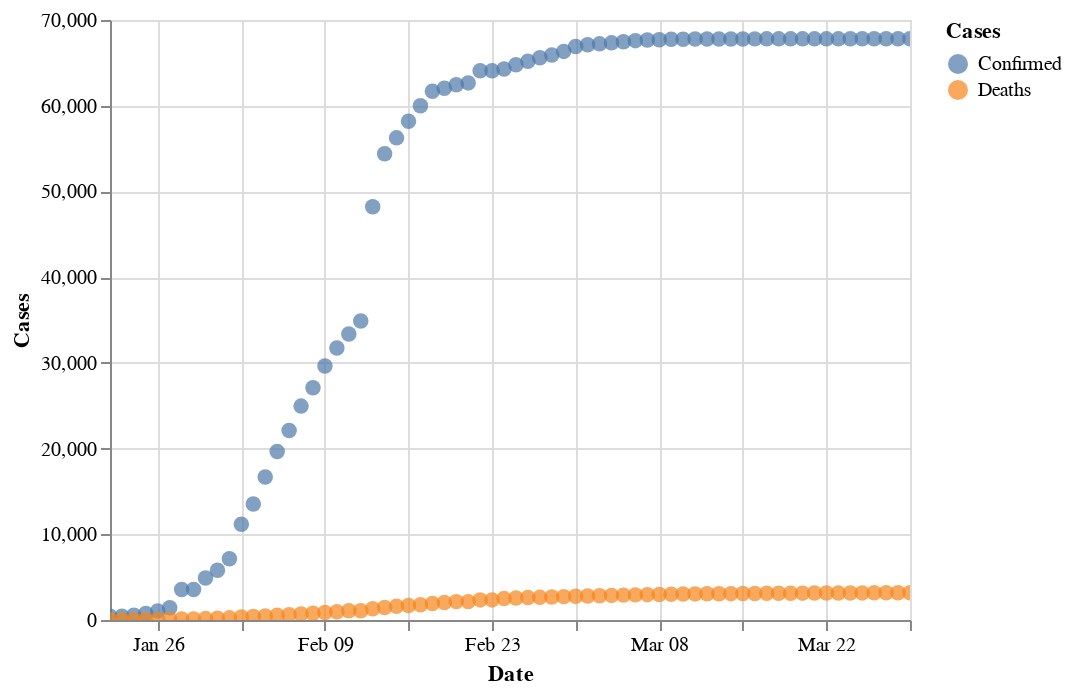

Write notebook code for a chart like this one.
### Code cell
altair_plot_for_confirmed_and_deaths(df_grouped_hubei).interactive()

### Figure 1 — Vega-Lite specification as saved in the notebook (floating-point values rounded to 4 significant figures)
{"config": {"view": {"continuousWidth": 400, "continuousHeight": 300}}, "layer": [{"mark": {"type": "circle", "size": 60}, "encoding": {"color": {"type": "nominal", "field": "confirmed_marker", "title": "Cases"}, "x": {"type": "temporal", "axis": {"title": "Date"}, "field": "date"}, "y": {"type": "quantitative", "axis": {"title": "Cases"}, "field": "confirmed", "title": "Confirmed"}}, "selection": {"selector004": {"type": "interval", "bind": "scales", "encodings": ["x", "y"]}}}, {"mark": {"type": "circle", "size": 60}, "encoding": {"color": {"type": "nominal", "field": "deaths_marker"}, "x": {"type": "temporal", "field": "date"}, "y": {"type": "quantitative", "field": "deaths"}}}], "data": {"name": "data-1d6b42d9960fffb5316ebda040d6a652"}, "$schema": "https://vega.github.io/schema/vega-lite/v4.0.2.json", "datasets": {"data-1d6b42d9960fffb5316ebda040d6a652": [{"date": "2020-01-22T00:00:00", "confirmed": 444, "deaths": 17, "recovered": 28, "confirmed_marker": "Confirmed", "deaths_marker": "Deaths"}, {"date": "2020-01-23T00:00:00", "confirmed": 444, "deaths": 17, "recovered": 28, "confirmed_marker": "Confirmed", "deaths_marker": "Deaths"}, {"date": "2020-01-24T00:00:00", "confirmed": 549, "deaths": 24, "recovered": 31, "confirmed_marker": "Confirmed", "deaths_marker": "Deaths"}, {"date": "2020-01-25T00:00:00", "confirmed": 761, "deaths": 40, "recovered": 32, "confirmed_marker": "Confirmed", "deaths_marker": "Deaths"}, {"date": "2020-01-26T00:00:00", "confirmed": 1058, "deaths": 52, "recovered": 42, "confirmed_marker": "Confirmed", "deaths_marker": "Deaths"}, {"date": "2020-01-27T00:00:00", "confirmed": 1423, "deaths": 76, "recovered": 45, "confirmed_marker": "Confirmed", "deaths_marker": "Deaths"}, {"date": "2020-01-28T00:00:00", "confirmed": 3554, "deaths": 125, "recovered": 80, "confirmed_marker": "Confirmed", "deaths_marker": "Deaths"}, {"date": "2020-01-29T00:00:00", "confirmed": 3554, "deaths": 125, "recovered": 88, "confirmed_marker": "Confirmed", "deaths_marker": "Deaths"}, {"date": "2020-01-30T00:00:00", "confirmed": 4903, "deaths": 162, "recovered": 90, "confirmed_marker": "Confirmed", "deaths_marker": "Deaths"}, {"date": "2020-01-31T00:00:00", "confirmed": 5806, "deaths": 204, "recovered": 141, "confirmed_marker": "Confirmed", "deaths_marker": "Deaths"}, {"date": "2020-02-01T00:00:00", "confirmed": 7153, "deaths": 249, "recovered": 168, "confirmed_marker": "Confirmed", "deaths_marker": "Deaths"}, {"date": "2020-02-02T00:00:00", "confirmed": 11177, "deaths": 350, "recovered": 295, "confirmed_marker": "Confirmed", "deaths_marker": "Deaths"}, {"date": "2020-02-03T00:00:00", "confirmed": 13522, "deaths": 414, "recovered": 386, "confirmed_marker": "Confirmed", "deaths_marker": "Deaths"}, {"date": "2020-02-04T00:00:00", "confirmed": 16678, "deaths": 479, "recovered": 522, "confirmed_marker": "Confirmed", "deaths_marker": "Deaths"}, {"date": "2020-02-05T00:00:00", "confirmed": 19665, "deaths": 549, "recovered": 633, "confirmed_marker": "Confirmed", "deaths_marker": "Deaths"}, {"date": "2020-02-06T00:00:00", "confirmed": 22112, "deaths": 618, "recovered": 817, "confirmed_marker": "Confirmed", "deaths_marker": "Deaths"}, {"date": "2020-02-07T00:00:00", "confirmed": 24953, "deaths": 699, "recovered": 1115, "confirmed_marker": "Confirmed", "deaths_marker": "Deaths"}, {"date": "2020-02-08T00:00:00", "confirmed": 27100, "deaths": 780, "recovered": 1439, "confirmed_marker": "Confirmed", "deaths_marker": "Deaths"}, {"date": "2020-02-09T00:00:00", "confirmed": 29631, "deaths": 871, "recovered": 1795, "confirmed_marker": "Confirmed", "deaths_marker": "Deaths"}, {"date": "2020-02-10T00:00:00", "confirmed": 31728, "deaths": 974, "recovered": 2222, "confirmed_marker": "Confirmed", "deaths_marker": "Deaths"}, {"date": "2020-02-11T00:00:00", "confirmed": 33366, "deaths": 1068, "recovered": 2639, "confirmed_marker": "Confirmed", "deaths_marker": "Deaths"}, {"date": "2020-02-12T00:00:00", "confirmed": 34874, "deaths": 1068, "recovered": 2686, "confirmed_marker": "Confirmed", "deaths_marker": "Deaths"}, {"date": "2020-02-13T00:00:00", "confirmed": 48206, "deaths": 1310, "recovered": 3459, "confirmed_marker": "Confirmed", "deaths_marker": "Deaths"}, {"date": "2020-02-14T00:00:00", "confirmed": 54406, "deaths": 1457, "recovered": 4774, "confirmed_marker": "Confirmed", "deaths_marker": "Deaths"}, {"date": "2020-02-15T00:00:00", "confirmed": 56249, "deaths": 1596, "recovered": 5623, "confirmed_marker": "Confirmed", "deaths_marker": "Deaths"}, {"date": "2020-02-16T00:00:00", "confirmed": 58182, "deaths": 1696, "recovered": 6639, "confirmed_marker": "Confirmed", "deaths_marker": "Deaths"}, {"date": "2020-02-17T00:00:00", "confirmed": 59989, "deaths": 1789, "recovered": 7862, "confirmed_marker": "Confirmed", "deaths_marker": "Deaths"}, {"date": "2020-02-18T00:00:00", "confirmed": 61682, "deaths": 1921, "recovered": 9128, "confirmed_marker": "Confirmed", "deaths_marker": "Deaths"}, {"date": "2020-02-19T00:00:00", "confirmed": 62031, "deaths": 2029, "recovered": 10337, "confirmed_marker": "Confirmed", "deaths_marker": "Deaths"}, {"date": "2020-02-20T00:00:00", "confirmed": 62442, "deaths": 2144, "recovered": 11788, "confirmed_marker": "Confirmed", "deaths_marker": "Deaths"}, {"date": "2020-02-21T00:00:00", "confirmed": 62662, "deaths": 2144, "recovered": 11881, "confirmed_marker": "Confirmed", "deaths_marker": "Deaths"}, {"date": "2020-02-22T00:00:00", "confirmed": 64084, "deaths": 2346, "recovered": 15299, "confirmed_marker": "Confirmed", "deaths_marker": "Deaths"}, {"date": "2020-02-23T00:00:00", "confirmed": 64084, "deaths": 2346, "recovered": 15343, "confirmed_marker": "Confirmed", "deaths_marker": "Deaths"}, {"date": "2020-02-24T00:00:00", "confirmed": 64287, "deaths": 2495, "recovered": 16748, "confirmed_marker": "Confirmed", "deaths_marker": "Deaths"}, {"date": "2020-02-25T00:00:00", "confirmed": 64786, "deaths": 2563, "recovered": 18971, "confirmed_marker": "Confirmed", "deaths_marker": "Deaths"}, {"date": "2020-02-26T00:00:00", "confirmed": 65187, "deaths": 2615, "recovered": 20969, "confirmed_marker": "Confirmed", "deaths_marker": "Deaths"}, {"date": "2020-02-27T00:00:00", "confirmed": 65596, "deaths": 2641, "recovered": 23383, "confirmed_marker": "Confirmed", "deaths_marker": "Deaths"}, {"date": "2020-02-28T00:00:00", "confirmed": 65914, "deaths": 2682, "recovered": 26403, "confirmed_marker": "Confirmed", "deaths_marker": "Deaths"}, {"date": "2020-02-29T00:00:00", "confirmed": 66337, "deaths": 2727, "recovered": 28993, "confirmed_marker": "Confirmed", "deaths_marker": "Deaths"}, {"date": "2020-03-01T00:00:00", "confirmed": 66907, "deaths": 2761, "recovered": 31536, "confirmed_marker": "Confirmed", "deaths_marker": "Deaths"}, {"date": "2020-03-02T00:00:00", "confirmed": 67103, "deaths": 2803, "recovered": 33934, "confirmed_marker": "Confirmed", "deaths_marker": "Deaths"}, {"date": "2020-03-03T00:00:00", "confirmed": 67217, "deaths": 2835, "recovered": 36208, "confirmed_marker": "Confirmed", "deaths_marker": "Deaths"}, {"date": "2020-03-04T00:00:00", "confirmed": 67332, "deaths": 2871, "recovered": 38557, "confirmed_marker": "Confirmed", "deaths_marker": "Deaths"}, {"date": "2020-03-05T00:00:00", "confirmed": 67466, "deaths": 2902, "recovered": 40592, "confirmed_marker": "Confirmed", "deaths_marker": "Deaths"}, {"date": "2020-03-06T00:00:00", "confirmed": 67592, "deaths": 2931, "recovered": 42033, "confirmed_marker": "Confirmed", "deaths_marker": "Deaths"}, {"date": "2020-03-07T00:00:00", "confirmed": 67666, "deaths": 2959, "recovered": 43500, "confirmed_marker": "Confirmed", "deaths_marker": "Deaths"}, {"date": "2020-03-08T00:00:00", "confirmed": 67707, "deaths": 2986, "recovered": 45235, "confirmed_marker": "Confirmed", "deaths_marker": "Deaths"}, {"date": "2020-03-09T00:00:00", "confirmed": 67743, "deaths": 3008, "recovered": 46488, "confirmed_marker": "Confirmed", "deaths_marker": "Deaths"}, {"date": "2020-03-10T00:00:00", "confirmed": 67760, "deaths": 3024, "recovered": 47743, "confirmed_marker": "Confirmed", "deaths_marker": "Deaths"}, {"date": "2020-03-11T00:00:00", "confirmed": 67773, "deaths": 3046, "recovered": 49134, "confirmed_marker": "Confirmed", "deaths_marker": "Deaths"}, {"date": "2020-03-12T00:00:00", "confirmed": 67781, "deaths": 3056, "recovered": 50318, "confirmed_marker": "Confirmed", "deaths_marker": "Deaths"}, {"date": "2020-03-13T00:00:00", "confirmed": 67786, "deaths": 3062, "recovered": 51553, "confirmed_marker": "Confirmed", "deaths_marker": "Deaths"}, {"date": "2020-03-14T00:00:00", "confirmed": 67790, "deaths": 3075, "recovered": 52960, "confirmed_marker": "Confirmed", "deaths_marker": "Deaths"}, {"date": "2020-03-15T00:00:00", "confirmed": 67794, "deaths": 3085, "recovered": 54288, "confirmed_marker": "Confirmed", "deaths_marker": "Deaths"}, {"date": "2020-03-16T00:00:00", "confirmed": 67798, "deaths": 3099, "recovered": 55142, "confirmed_marker": "Confirmed", "deaths_marker": "Deaths"}, {"date": "2020-03-17T00:00:00", "confirmed": 67799, "deaths": 3111, "recovered": 56003, "confirmed_marker": "Confirmed", "deaths_marker": "Deaths"}, {"date": "2020-03-18T00:00:00", "confirmed": 67800, "deaths": 3122, "recovered": 56927, "confirmed_marker": "Confirmed", "deaths_marker": "Deaths"}, {"date": "2020-03-19T00:00:00", "confirmed": 67800, "deaths": 3130, "recovered": 57682, "confirmed_marker": "Confirmed", "deaths_marker": "Deaths"}, {"date": "2020-03-20T00:00:00", "confirmed": 67800, "deaths": 3133, "recovered": 58382, "confirmed_marker": "Confirmed", "deaths_marker": "Deaths"}, {"date": "2020-03-21T00:00:00", "confirmed": 67800, "deaths": 3139, "recovered": 58946, "confirmed_marker": "Confirmed", "deaths_marker": "Deaths"}, {"date": "2020-03-22T00:00:00", "confirmed": 67800, "deaths": 3153, "recovered": 59433, "confirmed_marker": "Confirmed", "deaths_marker": "Deaths"}, {"date": "2020-03-23T00:00:00", "confirmed": 67800, "deaths": 3153, "recovered": 59879, "confirmed_marker": "Confirmed", "deaths_marker": "Deaths"}, {"date": "2020-03-24T00:00:00", "confirmed": 67801, "deaths": 3160, "recovered": 60324, "confirmed_marker": "Confirmed", "deaths_marker": "Deaths"}, {"date": "2020-03-25T00:00:00", "confirmed": 67801, "deaths": 3163, "recovered": 60811, "confirmed_marker": "Confirmed", "deaths_marker": "Deaths"}, {"date": "2020-03-26T00:00:00", "confirmed": 67801, "deaths": 3169, "recovered": 61201, "confirmed_marker": "Confirmed", "deaths_marker": "Deaths"}, {"date": "2020-03-27T00:00:00", "confirmed": 67801, "deaths": 3174, "recovered": 61732, "confirmed_marker": "Confirmed", "deaths_marker": "Deaths"}, {"date": "2020-03-28T00:00:00", "confirmed": 67801, "deaths": 3177, "recovered": 62098, "confirmed_marker": "Confirmed", "deaths_marker": "Deaths"}, {"date": "2020-03-29T00:00:00", "confirmed": 67801, "deaths": 3182, "recovered": 62570, "confirmed_marker": "Confirmed", "deaths_marker": "Deaths"}]}}
